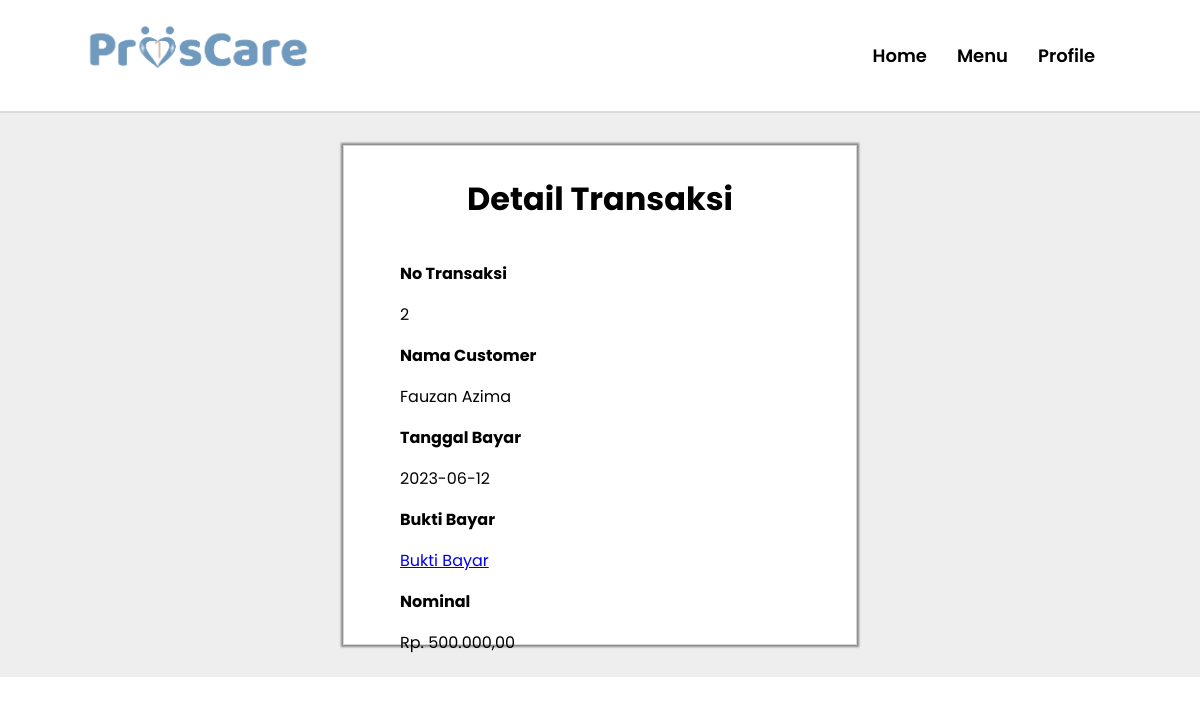
Screenshot of /admin/transaksi/detail_transaksi.php?id=2 (signed in) with the database file from the repository.
### tables this page shows
CREATE TABLE `transaksi` (
  `no` int(255) NOT NULL,
  `tgl_bayar` date NOT NULL,
  `nominal` bigint(255) NOT NULL,
  `bukti_bayar` varchar(360) DEFAULT NULL,
  `status_pembayaran` varchar(360) DEFAULT NULL,
  `id_admin` int(255) NOT NULL,
  `id_customer` int(255) NOT NULL
);

CREATE TABLE `customer` (
  `id` int(255) NOT NULL,
  `nama` varchar(360) DEFAULT NULL,
  `username` varchar(360) NOT NULL,
  `password` varchar(15) NOT NULL,
  `email` varchar(360) NOT NULL,
  `no_telp` varchar(20) DEFAULT NULL,
  `photo` varchar(360) DEFAULT NULL,
  `id_admin` int(255) NOT NULL
);

### loginProscare/koneksi.php (called while the page is built, shortened)
<?php
$koneksi = mysqli_connect("localhost", "root", "", "proscare");
function query($query)
{
   global $koneksi;
   $result = mysqli_query($koneksi, $query);
   $rows = [];
   while ($row = mysqli_fetch_assoc($result)) {
      $rows[] = $row;
   }
   return $rows;
}
?>

### admin/transaksi/detail_transaksi.php (the view, shortened to what this page needs)
<?php
require "../../loginProscare/koneksi.php";
$id = $_GET['id'];
$data = query("SELECT * FROM transaksi JOIN customer ON transaksi.id_customer = customer.id WHERE transaksi.no = $id")[0];
$price = $data['nominal'];
$formattedHarga = 'Rp. ' . number_format($price, 2, ',', '.');
?>
<!DOCTYPE html>
<html lang="en">
<head>
    <link rel="stylesheet" href="detail.css">
</head>
<body>
    <div class="navbar">
        <a href="home.html"><img src="../assets/Menu/logo.png" alt="" style="height: 60px;"></a>
        <ul class="nav">
            <li><a href="../../customer/Homepage.php"> Home </a></li>
            <li><a href="../../admin/home/menuadmin.php"> Menu </a></li>
            <li><a href="../../Profile/profileAdmin.php"> Profile </a></li>
        </ul>
    </div>
    <div class="content">
        <div class="card">
            <h1>Detail Transaksi</h1>
            <div class="container">
                <div class="details">
                    <p style="font-weight: bold;">No Transaksi</p>
                    <p><?= $data['no'] ?></p>
                    <p style="font-weight: bold;">Nama Customer</p>
                    <p><?= $data['nama'] ?></p>
                    <p style="font-weight: bold;">Tanggal Bayar</p>
                    <p><?= $data['tgl_bayar'] ?></p>
                    <p style="font-weight: bold;">Bukti Bayar</p>
                    <a href="../../Asset/image/<?= $data['bukti_bayar'] ?>">Bukti Bayar</a>
                    <p style="font-weight: bold;">Nominal</p>
                    <p><?= $formattedHarga ?></p>
                </div>
            </div>
        </div>
    </div>
</body>
</html>

### admin/transaksi/detail.css (style rules this page uses)
body { margin: 0; padding: 0; font-family: "Poppins", serif; }
.navbar { position: relative; display: flex; padding: 20px 80px; justify-content: space-between; align-items: center; border-bottom: 2px solid #dbdbdb; }
.navbar ul { display: flex; float: left; list-style: none; padding: 6px 10px; }
.navbar ul li { padding: 0px 15px; }
.navbar a { font-size: large; font-weight: 520; color: black; text-decoration: none; }
.content { padding: 32px 0px; height: 500px; display: flex; justify-content: center; background-color: #eeeeee; }
.card { display: flex; flex-direction: column; width: 40%; padding: 8px 16px; align-items: center; background-color: white; border: 0.5px solid rgb(214, 213, 213); box-shadow: 0px 0px 2px 2px rgba(34, 34, 34, 0.5); }
.card .details { justify-content: left; margin-left: -200px; }

### rows the page displays
transaksi: no "2", id_customer.nama "Fauzan Azima", tgl_bayar "2023-06-12", nominal "Rp. 500.000,00"
